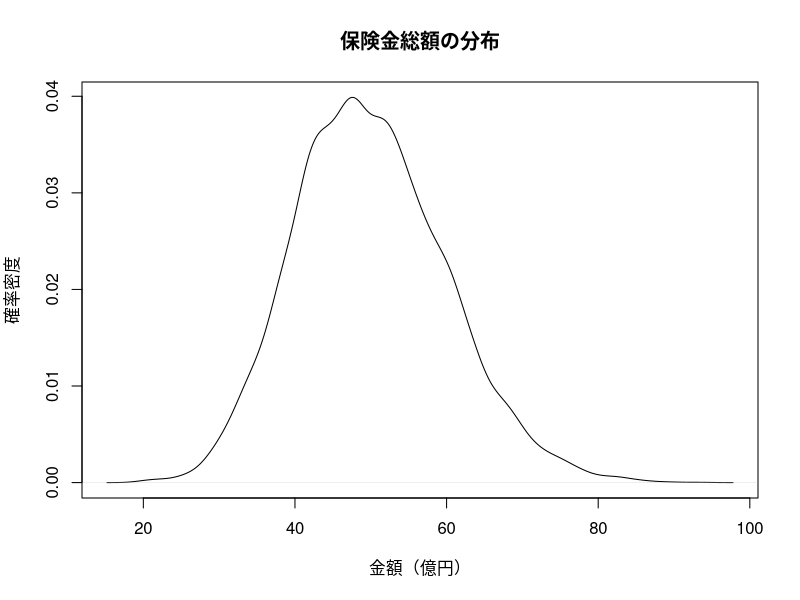

Recreate this plot in R.
# 保険金支払額のシミュレーション
## コンフィグ
n_sim <- 10000  # シミュレーション回数
n_pop <- 1000  # 母集団のサイズ
set.seed(12345)

## 保険金額のベクトルを生成する関数の定義
generate_claims <- function(n, prob, shape, scale) {
  occur <- rbinom(n=n, size=1, prob=prob)
  amount <- rgamma(n=n, shape=shape, scale=scale)
  claim <- occur * amount  # 長さn_popのベクトルの要素ごとの掛け算
  return(claim)  # or simply `claim`
}

## 保険金総額の分布をシミュレーション
total_claims <- NULL  # `NULL` = `c()` = "長さ0のベクトル"
for (i in 1:n_sim) {
  claims <- generate_claims(n_pop,
                            prob=0.05,
                            shape=1,
                            scale=1)
  total_claim <- sum(claims)
  total_claims <- c(total_claims, total_claim)  # 最後に連結
}

plot(density(total_claims),
     main="保険金総額の分布",
     xlab="金額（億円）",
     ylab="確率密度")
